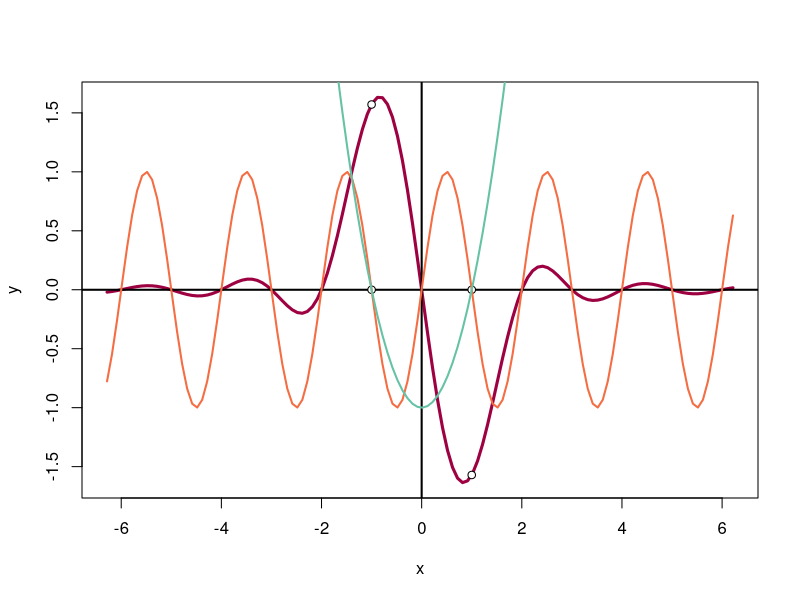
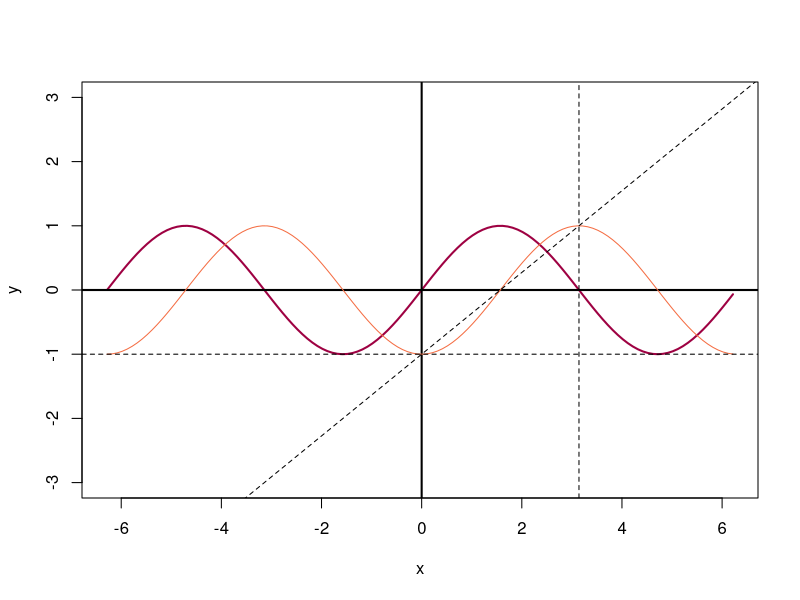
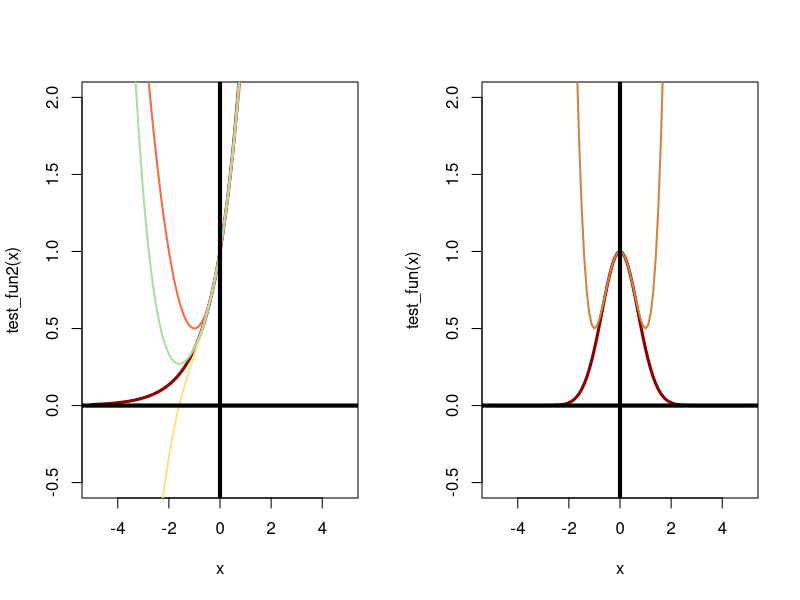
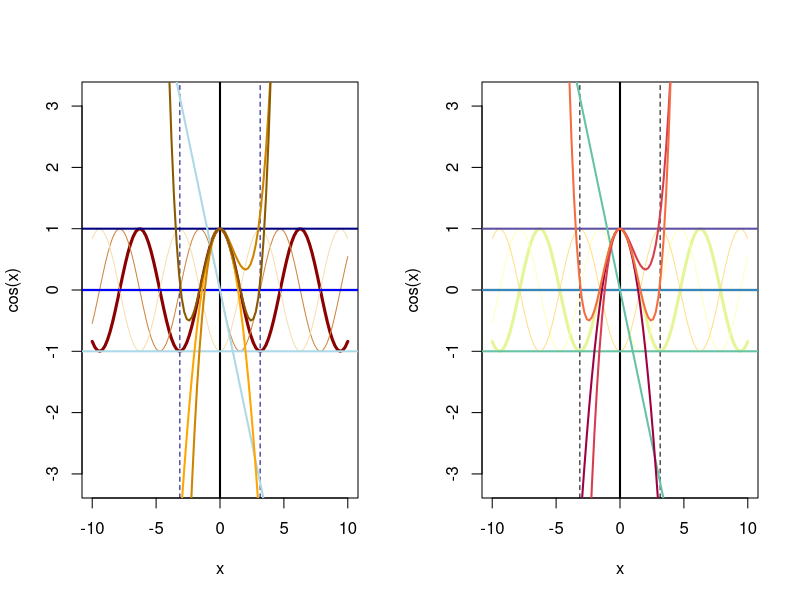
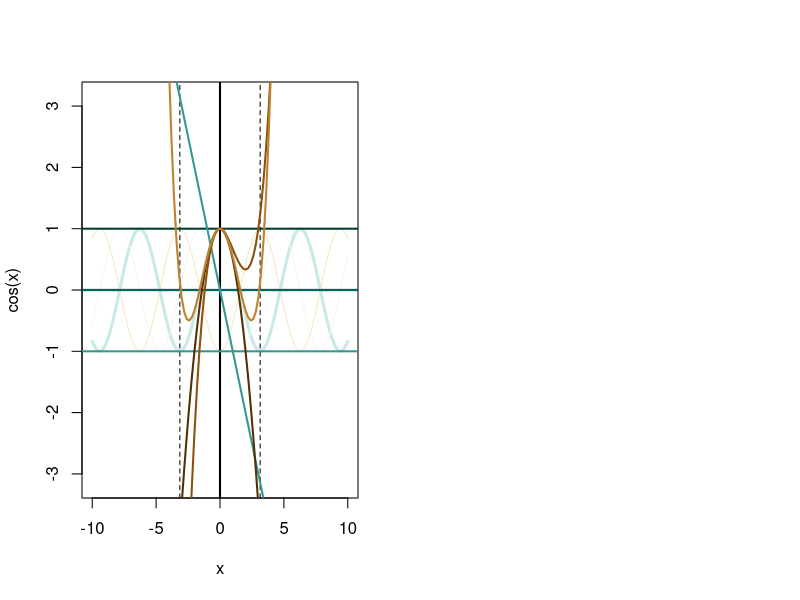
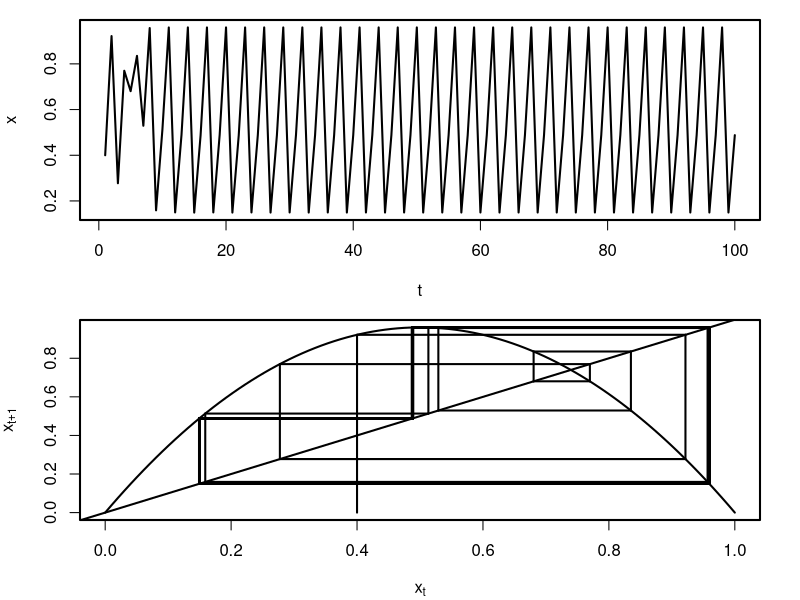
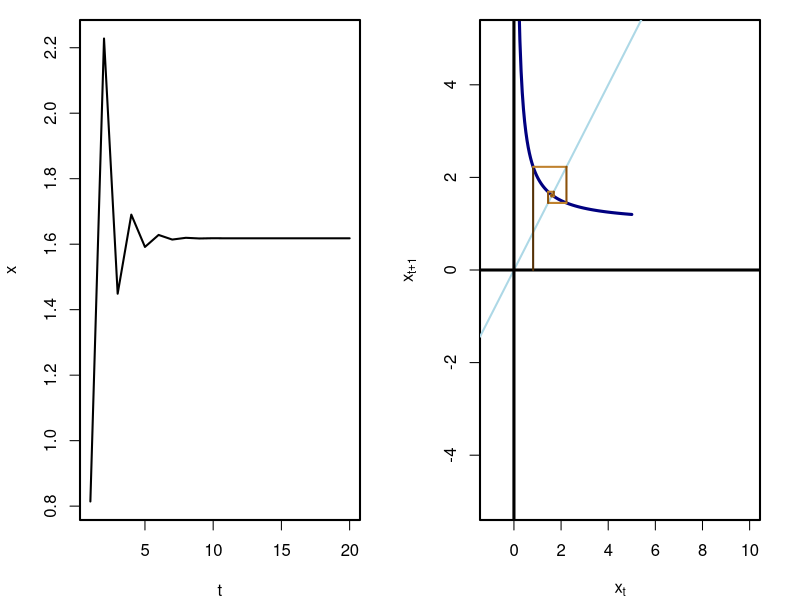
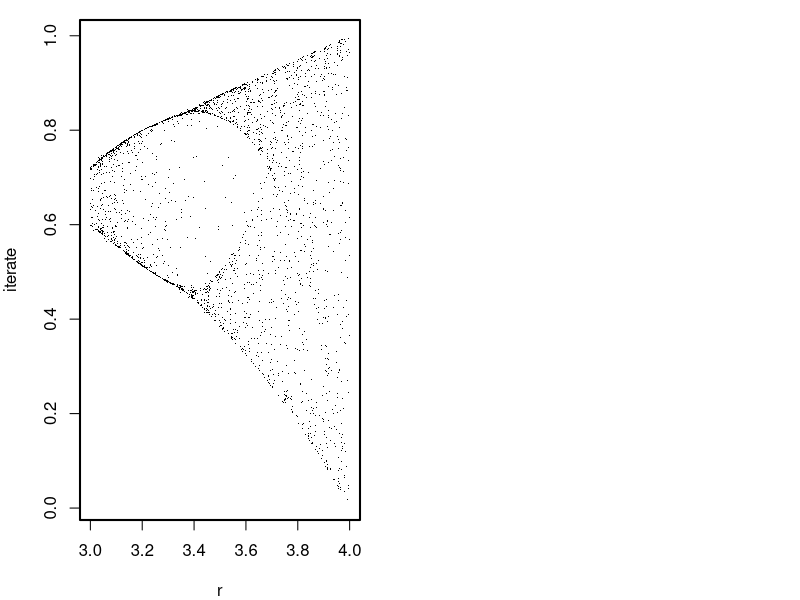

These figures' R source, in order:
## ---- chunk 1
knitr::opts_chunk$set(echo = TRUE, 
                      warning = FALSE, 
                      message = FALSE) 
## ---- chunk 2
suppressPackageStartupMessages( {
  library(RColorBrewer)
} )
## ---- chunk 3
pal <- brewer.pal(11, name="Spectral") 
cl1 <- "red4"
cl2 <- "peru"
## ---- chunk 4
dt <- 0.01 
(2^dt-1)/dt
dt <- 1e-4 
(2^dt-1)/dt
dt <- 1e-6 
(2^dt-1)/dt
dt <- 1e-10 
log(2, exp(1))
( round( (2^dt-1)/dt, 5) )==round( log(2, exp(1)), 5 )

0.6931478*3
2^3

dt <- 0.01 
(8^dt-1)/dt
dt <- 1e-4 
(8^dt-1)/dt
dt <- 1e-6 
(8^dt-1)/dt
dt <- 1e-10 
(8^dt-1)/dt
## ---- chunk 5
e <- exp(1)
dt <- 0.01 
(e^dt-1)/dt
dt <- 1e-4 
(e^dt-1)/dt
dt <- 1e-6 
(e^dt-1)/dt
dt <- 1e-10 
(e^dt-1)/dt
## ---- chunk 6
x <- seq(-2*pi, 2*pi, 0.1)
y <- sin(pi*x)/(x^2-1)

x_illeg <- c(-1.000000001, 1.000000001)
y_illeg <- sin(pi*x_illeg)/(x_illeg^2-1)
round(y_illeg[2], 6)==round(-pi/2, 6)

plot(x, y, type="l", col=pal[1], lwd=3)
abline(h=0, v=0, lwd=2)
points(rep(x_illeg,2), c(y_illeg,0,0), pch=21, bg="white")
lines(x, sin(pi*x), col=pal[3], lwd=2)
lines(x, x^2-1, col=pal[9], lwd=2)
## ---- chunk 7
x <- seq(-2*pi, 2*pi, 0.1)
y <- sin(x)
y1 <- -cos(x)
y2 <- 2*x/pi

plot(x, y, type="l", col=pal[1], lwd=2, ylim=c(-3,3))
abline(h=0, v=0, lwd=2)
lines(x, y1, col=pal[3])
abline(v=pi, lty=2)
abline(h=-1, lty=2)
abline(a=-1, b=2/pi, lty=2)
## ---- chunk 8
## first derivative
D( expression( e^(-x^2) ), 'x') # -(e^(-x^2) * (log(e) * (2 * x)))

e <- exp(1)

test_fun <- function(x) {
  e <- exp(1)
  y <- e^(-x^2)
  return(y)
}

tay_fun <- function(x) {
  e <- exp(1)
  y <- 1-(x^2)+0.5*x^4
  return(y)
}

test_fun2 <- function(x) {
  e <- exp(1)
  y <- e^x
  return(y)
}

tay_fun2 <- function(x) {
  e <- exp(1)
  y <- 1+x+(0.5*x^2)
  return(y)
}

tay_fun2_2 <- function(x) {
  e <- exp(1)
  y <- 1+x+(0.5*x^2)+((1/6)*(x^3))
  return(y)
}

tay_fun2_3 <- function(x) {
  e <- exp(1)
  y <- 1+x+(0.5*x^2)+((1/6)*(x^3))+((1/24)*(x^4))
  return(y)
}

x <- seq(-5, 5, by=0.1)

par(mfrow=c(1,2))

plot(x, test_fun2(x), type="l", col=cl1, lwd=3, ylim=c(-0.5,2))
lines(x, tay_fun2(x), col=pal[3], lwd=2)
lines(x, tay_fun2_2(x), col=pal[5], lwd=2)
lines(x, tay_fun2_3(x), col=pal[8], lwd=2)
abline(h=0, v=0, lwd=4)

plot(x, test_fun(x), type="l", col=cl1, lwd=3, ylim=c(-0.5,2))
lines(x, tay_fun(x), col=cl2, lwd=2)
abline(h=0, v=0, lwd=4)

## ---- chunk 9
## first and second derivatives
D( expression( cos(x) ), "x" ) # -sinx
D( expression( -sin(x) ), "x" ) # -cosx

## set colors
pal <- brewer.pal(8, name="Spectral")
cl1 <- "red4"
cl2 <- "peru"

## initiate x
x <- seq(-10,10,by=0.2)

## plot
plot(x, cos(x), type="l", col=cl1, lwd=3, ylim=c(-pi,pi))
lines(x, -sin(x), col=cl2)
lines(x, -cos(x), col="wheat")
abline(h=0, v=0, lwd=2)
abline(v=pi, col="navy", lty=2)
abline(v=-pi, col="navy", lty=2)

# original solution is 1
abline(h=1, col="navy", lwd=2)

# 1st derivative solution is 0
abline(h=0, col="blue", lwd=2)

# 2nd derivative solution is -1
abline(h=-1, col="lightblue", lwd=2)
abline(a=0, b=-1, col="lightblue", lwd=2)

# taylor expansion
lines(x, (1-(0.5*x^2)), col="orange", lwd=2)
lines(x, (1-(0.5*x^2)+(1/6)*x^3), col="orange3", lwd=2) # add 3rd term, 1/6 b/c 3*2*1=6
lines(x, (1-(0.5*x^2)+(1/24)*x^4), col="orange4", lwd=2) # add 4th term, 1/24 b/c 4*3*2*1=24
## ---- chunk 10
## plot
n <- 11
pal <- brewer.pal(11, name="Spectral")
plot(x, cos(x), type="l", col=pal[[7]], lwd=3, ylim=c(-pi,pi))
lines(x, -sin(x), col=pal[[6]])
lines(x, -cos(x), col=pal[[5]])
abline(h=0, v=0, lwd=2)
abline(v=pi, lty=2)
abline(v=-pi, lty=2)

# original solution is 1
abline(h=1, col=pal[[n]], lwd=2)

# 1st derivative solution is 0
abline(h=0, col=pal[[n-1]], lwd=2)

# 2nd derivative solution is -1
abline(h=-1, col=pal[[n-2]], lwd=2)
abline(a=0, b=-1, col=pal[[n-2]], lwd=2)

# taylor expansion
lines(x, (1-(0.5*x^2)), col=pal[[1]], lwd=2)
lines(x, (1-(0.5*x^2)+(1/6)*x^3), col=pal[[2]], lwd=2) # add 3rd term, 1/6 b/c 3*2*1=6
lines(x, (1-(0.5*x^2)+(1/24)*x^4), col=pal[[3]], lwd=2) # add 4th term, 1/24 b/c 4*3*2*1=24

## plot
n <- 11
pal <- brewer.pal(n, name="BrBG")
plot(x, cos(x), type="l", col=pal[[7]], lwd=3, ylim=c(-pi,pi))
lines(x, -sin(x), col=pal[[6]])
lines(x, -cos(x), col=pal[[5]])
abline(h=0, v=0, lwd=2)
abline(v=pi, lty=2)
abline(v=-pi, lty=2)

# original solution is 1
abline(h=1, col=pal[[n]], lwd=2)

# 1st derivative solution is 0
abline(h=0, col=pal[[n-1]], lwd=2)

# 2nd derivative solution is -1
abline(h=-1, col=pal[[n-2]], lwd=2)
abline(a=0, b=-1, col=pal[[n-2]], lwd=2)

# taylor expansion
lines(x, (1-(0.5*x^2)), col=pal[[1]], lwd=2)
lines(x, (1-(0.5*x^2)+(1/6)*x^3), col=pal[[2]], lwd=2) # add 3rd term, 1/6 b/c 3*2*1=6
lines(x, (1-(0.5*x^2)+(1/24)*x^4), col=pal[[3]], lwd=2) # add 4th term, 1/24 b/c 4*3*2*1=24

## ---- chunk 11
cos(0.1)
1-0.5*(0.1^2)
## ---- chunk 12
rand_nums <- rnorm(20, mean=0, sd=50)

n_iter <- 20
mat <- matrix(data=NA, nrow = length(rand_nums), ncol=n_iter)
for(i in 1:length(rand_nums)) {
  x <- rand_nums[i]
  for(j in 1:n_iter) {
    ans_tmp <- 1+(1/x)
    mat[i,j] <- ans_tmp
    x <- ans_tmp
  }
}

mat
## ---- chunk 13
q_map<-function(r=1,x_o=runif(1,0,1),N=100,burn_in=0,...)
{
  par(mfrow=c(2,1),mar=c(4,4,1,2),lwd=2)
  ############# Trace #############
  x<-array(dim=N)
  x[1]<-x_o
  for(i in 2:N)
    x[i]<-r*x[i-1]*(1-x[i-1])
  
  plot(x[(burn_in+1):N],type='l',xlab='t',ylab='x',...)
  #################################
  
  ##########  Quadradic Map ########
  x<-seq(from=0,to=1,length.out=100)
  x_np1<-array(dim=100)
  for(i in 1:length(x))
    x_np1[i]<-r*x[i]*(1-x[i])
  
  plot(x,x_np1,type='l',xlab=expression(x[t]),ylab=expression(x[t+1]))
  abline(0,1)
  
  start=x_o
  vert=FALSE
  lines(x=c(start,start),y=c(0,r*start*(1-start)) )
  for(i in 1:(2*N))
  {
    if(vert)
    {
      lines(x=c(start,start),y=c(start,r*start*(1-start)) )
      vert=FALSE
    }
    else
    {
      lines(x=c(start,
                r*start*(1-start)),
            y=c(r*start*(1-start),
                r*start*(1-start)) )
      vert=TRUE
      start=r*start*(1-start)
    }
  }
  #################################
}

q_map(r=3.84,x_o=0.4)
## ---- chunk 14
q_map<-function(x_o=runif(1,0,1), N=20, burn_in=0,...)
{
  par(mfrow=c(1,2), lwd=2) #mar=c(4,4,1,2), 
  ############# Trace #############
  x <- array(dim=N)
  x[1] <- x_o
  for(i in 2:N)
    #x[i]<-r*x[i-1]*(1-x[i-1])
    x[i]<-1+(1/x[i-1])
  
  plot(x[(burn_in+1):N], type='l', xlab='t', ylab='x',...)
  #################################
  
  ##########  Quadradic Map ########
  x<-seq(from=0,to=5,length.out=100)
  x_np1<-array(dim=100)
  for(i in 1:length(x))
    #x_np1[i]<-r*x[i]*(1-x[i])
    x_np1[i] <- 1+(1/x[i])
    
  plot(x, x_np1, type='l', col="navy", lwd=3, xlab=expression(x[t]), ylab=expression(x[t+1]), xlim=c(-1,10), ylim=c(-5,5))
  abline(0,1, col="lightblue")
  abline(h=0, v=0, lwd=3)
  
  start=x_o
  vert=FALSE
  lines( x=c(start,start), y=c(0,1+1/start), col=pal[1] )
  for(i in 1:(2*N))
  {
    if(vert)
    {
      lines( x=c(start,start), y=c(start,1+1/start), col=pal[2] ) 
      vert=FALSE
    }
    else
    {
      lines(x=c(start,
                1+1/start),
            y=c(1+1/start,
                1+1/start), col=pal[3] )
      vert=TRUE
      start=1+1/start
    }
  }
  #################################
}

q_map(r_o=0.4)
## ---- chunk 15
library(parallel)
bifurcation <- function(from=3,to=4,res=500,
                      x_o=runif(1,0,1),N=10,reps=10,cores=4)
{
  r_s<-seq(from=from,to=to,length.out=res)
  r<-numeric(res*reps)
  for(i in 1:res)
    r[((i-1)*reps+1):(i*reps)]<-r_s[i]
  
  x<-array(dim=N)
  
  iterate<-mclapply(1:(res*reps),
                    mc.cores=cores,
                    function(k){
                      x[1]<-runif(1,0,1)
                      for(i in 2:N)
                        x[i]<-r[k]*x[i-1]*(1-x[i-1])
                      
                      return(x[N])
                    })
  
  plot(r,iterate,pch=15,cex=0.1)
  
  return(cbind(r,iterate))
}

#warning: Even in parallel with 4 cores, this is by no means fast code!
bi<-bifurcation()
#png('chaos.png',width=1000,height=850)
#par(bg='black',col='green',col.main='green',cex=1)
#plot(bi,col='green',xlab='R',ylab='n --> inf',main='',pch=15,cex=0.2)
#dev.off()
